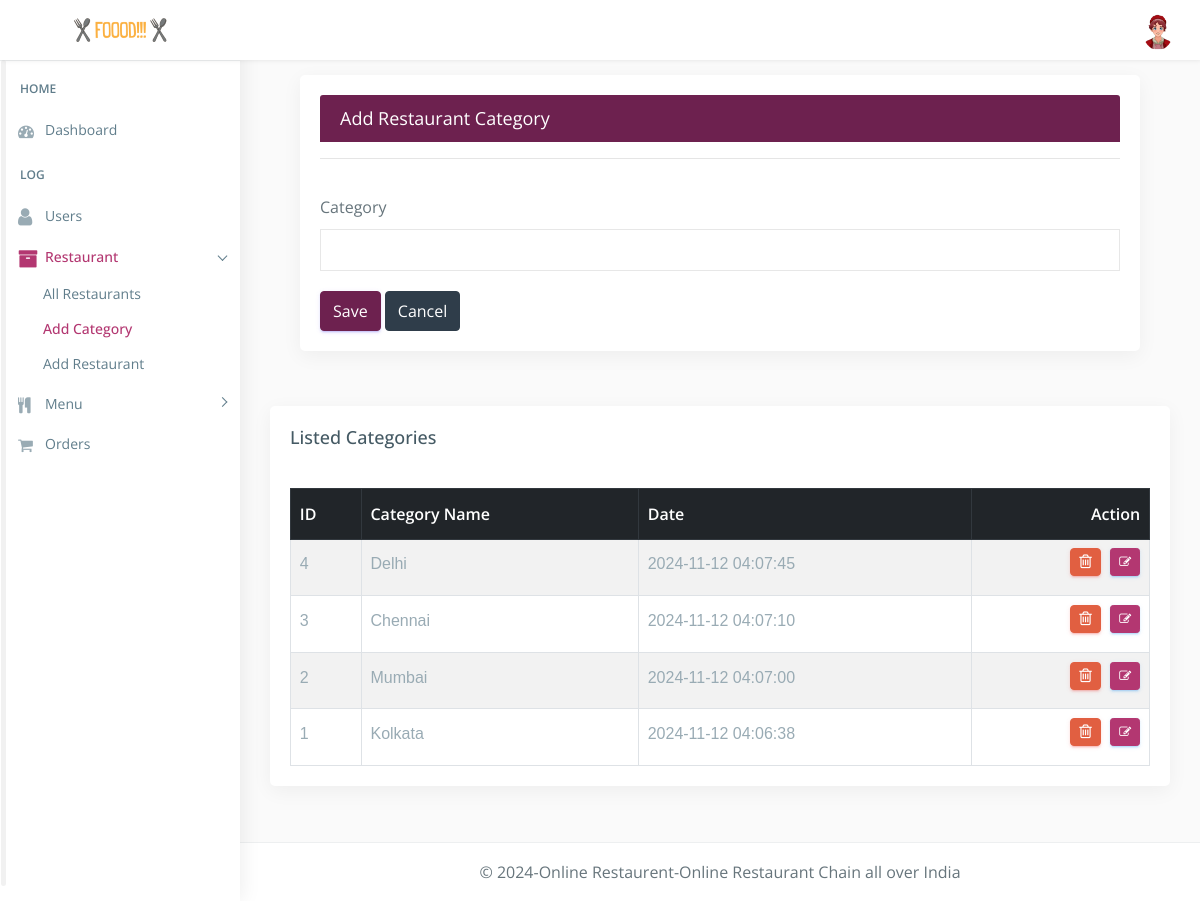
Page /admin/add_category.php on the committed database.
### tables this page shows
CREATE TABLE `res_category` (
  `c_id` int NOT NULL,
  `c_name` varchar(222) NOT NULL,
  `date` timestamp NOT NULL DEFAULT CURRENT_TIMESTAMP ON UPDATE CURRENT_TIMESTAMP
);

### admin/add_category.php (the view, shortened to what this page needs)
<!DOCTYPE html>
<html lang="en">
<?php
include("../connection/connect.php");
?>
<head>
    <link href="css/lib/bootstrap/bootstrap.min.css" rel="stylesheet">
    <link href="css/helper.css" rel="stylesheet">
    <link href="css/style.css" rel="stylesheet">
</head>
<body class="fix-header">
    <div id="main-wrapper">
        <div class="header">
            <nav class="navbar top-navbar navbar-expand-md navbar-light">
                <div class="navbar-header">
                    <a class="navbar-brand" href="dashboard.php">
                        <span><img src="images/imgfood_1.png" alt="homepage" class="dark-logo" /></span>
                    </a>
                </div>
                <div class="navbar-collapse">
                    <ul class="navbar-nav my-lg-0">
                        <li class="nav-item dropdown">
                            <a class="nav-link dropdown-toggle text-muted  " href="#" data-toggle="dropdown"
                                aria-haspopup="true" aria-expanded="false"><img src="images/navritimg.png"
                                    alt="user" class="profile-pic" /></a>
                        </li>
                    </ul>
                </div>
            </nav>
        </div>
        <div class="left-sidebar">
            <div class="scroll-sidebar">
                <nav class="sidebar-nav">
                    <ul id="sidebarnav">
                        <li class="nav-devider"></li>
                        <li class="nav-label">Home</li>
                        <li> <a href="dashboard.php"><i class="fa fa-tachometer"></i><span>Dashboard</span></a></li>
                        <li class="nav-label">Log</li>
                        <li> <a href="all_users.php"> <span><i
                                        class="fa fa-user f-s-20 "></i></span><span>Users</span></a></li>
                        <li> <a class="has-arrow  " href="#" aria-expanded="false"><i
                                    class="fa fa-archive f-s-20 color-warning"></i><span
                                    class="hide-menu">Restaurant</span></a>
                            <ul aria-expanded="false" class="collapse">
                                <li><a href="all_restaurant.php">All Restaurants</a></li>
                                <li><a href="add_category.php">Add Category</a></li>
                                <li><a href="add_restaurant.php">Add Restaurant</a></li>
                            </ul>
                        </li>
                        <li> <a class="has-arrow  " href="#" aria-expanded="false"><i class="fa fa-cutlery"
                                    aria-hidden="true"></i><span class="hide-menu">Menu</span></a>
                        </li>
                        <li> <a href="all_orders.php"><i class="fa fa-shopping-cart"
                                    aria-hidden="true"></i><span>Orders</span></a></li>
                    </ul>
                </nav>
            </div>
        </div>
        <div class="page-wrapper">
            <div class="container-fluid">
                <div class="row">
                    <div class="container-fluid">
                        <div class="col-lg-12">
                            <div class="card card-outline-primary">
                                <div class="card-header">
                                    <h4 class="m-b-0 text-white">Add Restaurant Category</h4>
                                </div>
                                <form action='' method='post'>
                                    <div class="form-body">
                                        <hr>
                                        <div class="row p-t-20">
                                            <div class="col-md-12">
                                                <div class="form-group">
                                                    <label class="control-label">Category</label>
                                                    <input type="text" name="c_name" class="form-control">
                                                </div>
                                            </div>
                                        </div>
                                        <div class="form-actions">
                                            <input type="submit" name="submit" class="btn btn-primary" value="Save">
                                            <a href="add_category.php" class="btn btn-inverse">Cancel</a>
                                        </div>
                                </form>
                            </div>
                        </div>
                    </div>
                </div>
                <div class="col-12">
                    <div class="card">
                        <div class="card-body">
                            <h4 class="card-title">Listed Categories</h4>
                            <div class="table-responsive m-t-40">
                                <table id="myTable" class="table table-bordered table-hover table-striped">
                                    <thead class="thead-dark">
                                        <tr>
                                            <th>ID</th>
                                            <th>Category Name</th>
                                            <th>Date</th>
                                            <th>Action</th>
                                        </tr>
                                    </thead>
                                    <tbody>
                                        <?php
                                        $sql = "SELECT * FROM res_category order by c_id desc";
                                        $query = mysqli_query($db, $sql);
                                        if (!mysqli_num_rows($query) > 0) {
                                            echo '<td colspan="7"><center>No Categories-Data!</center></td>';
                                        } else {
                                            while ($rows = mysqli_fetch_array($query)) {
                                                echo ' <tr><td>' . $rows['c_id'] . '</td>
																								<td>' . $rows['c_name'] . '</td>
																								<td>' . $rows['date'] . '</td>
																									 <td><a href="delete_category.php?cat_del=' . $rows['c_id'] . '" class="btn btn-danger btn-flat btn-addon btn-xs m-b-10"><i class="fa fa-trash-o" style="font-size:16px"></i></a>
																									 <a href="update_category.php?cat_upd=' . $rows['c_id'] . '" " class="btn btn-info btn-flat btn-addon btn-sm m-b-10 m-l-5"><i class="fa fa-edit"></i></a>
																									</td></tr>';
                                            }
                                        }
                                        ?>
                                    </tbody>
                                </table>
                            </div>
                        </div>
                    </div>
                </div>
            </div>
        </div>
        <?php include "include/footer.php" ?>
    </div>
</body>
</html>

### admin/css/helper.css (style rules this page uses)
.f-s-20 { font-size: 20px !important; }
.m-t-40 { margin-top: 40px !important; }
.m-b-0 { margin-bottom: 0px !important; }
.m-b-10 { margin-bottom: 10px !important; }
.m-l-5 { margin-left: 5px !important; }
.p-t-20 { padding-top: 20px !important; }

### rows in the picture
res_category: c_id "4", c_name "Delhi", date "2024-11-12 04:07:45"
res_category: c_id "3", c_name "Chennai", date "2024-11-12 04:07:10"
res_category: c_id "2", c_name "Mumbai", date "2024-11-12 04:07:00"
res_category: c_id "1", c_name "Kolkata", date "2024-11-12 04:06:38"
